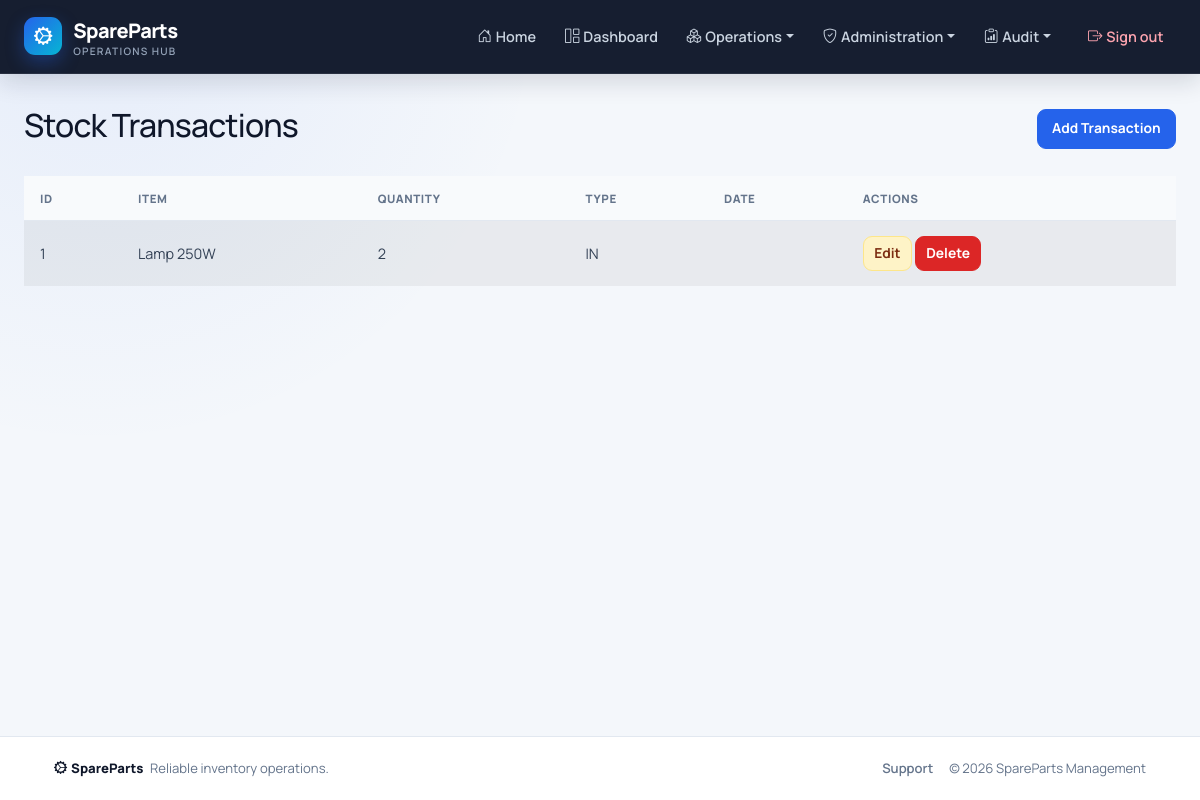
The app's page /inventory/transactions/ (signed in), older data.
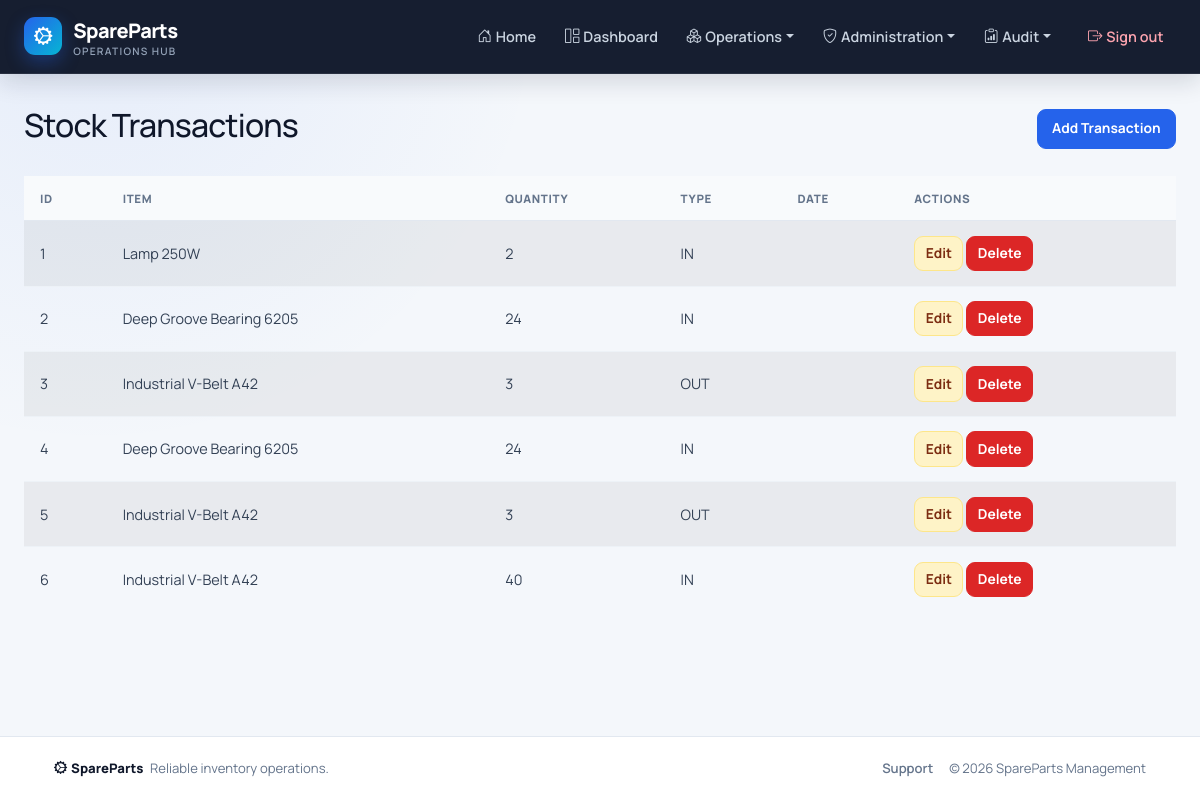
The same page, newer data.
### inventory/models.py (models this page shows, shortened)
class StockTransaction(models.Model):
    inventory_item = models.ForeignKey(InventoryItem, on_delete=models.CASCADE)
    transaction_type = models.CharField(max_length=10, choices=TRANSACTION_TYPE_CHOICES)
    quantity = models.PositiveIntegerField()
    performed_by = models.ForeignKey(CustomUser, on_delete=models.SET_NULL, null=True)
    timestamp = models.DateTimeField(auto_now_add=True)
    destination_location = models.ForeignKey(
        Location, on_delete=models.SET_NULL, null=True, blank=True, related_name='transfer_destination'
    )

class InventoryItem(models.Model):
    part = models.ForeignKey(Part, on_delete=models.CASCADE)
    location = models.ForeignKey(Location, on_delete=models.CASCADE)
    quantity = models.PositiveIntegerField(default=0)
    min_quantity = models.PositiveIntegerField(default=0)  # Reorder threshold
    class Meta:
        unique_together = ('part', 'location')

### parts/models.py (models this page shows, shortened)
class Part(models.Model):
    name = models.CharField(max_length=200)
    part_number = models.CharField(max_length=50, unique=True)
    category = models.ForeignKey(Category, on_delete=models.SET_NULL, null=True)
    brand = models.ForeignKey(Brand, on_delete=models.SET_NULL, null=True)
    description = models.TextField(blank=True, null=True)
    barcode = models.CharField(max_length=100, blank=True, null=True)
    image = models.ImageField(upload_to='parts/', blank=True, null=True)

### inventory/views.py (the view)
# urls.py: path('transactions/', StockTransactionListView.as_view(), name='stocktransaction_list'),
class StockTransactionListView(LoginRequiredMixin, RoleRequiredMixin, ListView):
    model = StockTransaction
    template_name = 'stocktransaction_list.html'
    context_object_name = 'transactions'
    allowed_roles = ['inventory_manager']

### core/models.py (called while the page is built)
    def has_access(self, code):
        if not self.is_authenticated or not self.is_active:
            return False
        if self.is_superuser:
            return True
        return self.get_effective_access_permissions().filter(code=code).exists()

### core/templatetags/rbac.py (called while the page is built)
@register.filter
def has_access(user, code):
    return bool(getattr(user, 'has_access', lambda unused: False)(code))

### parts/mixins.py (called while the page is built)
    def get_permission_required(self):
        if self.permission_required:
            return self.permission_required
        model_name = self.model._meta.model_name
        module = self.permission_modules.get(model_name, model_name)
        action = 'view' if self.__class__.__name__.endswith(('ListView', 'DetailView')) else 'manage'
        return f'{module}.{action}'

### templates/stocktransaction_list.html (shortened to what this page needs)
{% extends 'base.html' %}{% load rbac %}
{% block content %}
<div class="d-flex justify-content-between align-items-center mb-4">
    <h2>Stock Transactions</h2>
    {% if user|has_access:'transactions.manage' %}
        <a href="{% url 'inventory:stocktransaction_add' %}" class="btn btn-primary">Add Transaction</a>
    {% endif %}
</div>
<table class="table table-striped table-hover">
    <thead class="table-dark">
        <tr>
            <th>ID</th>
            <th>Item</th>
            <th>Quantity</th>
            <th>Type</th>
            <th>Date</th>
            {% if user|has_access:'transactions.manage' %}
                <th>Actions</th>
            {% endif %}
        </tr>
    </thead>
    <tbody>
        {% for txn in transactions %}
        <tr>
            <td>{{ txn.id }}</td>
            <td>{{ txn.inventory_item.part.name }}</td>
            <td>{{ txn.quantity }}</td>
            <td>{{ txn.transaction_type }}</td>
            <td>{{ txn.date }}</td>
            {% if user|has_access:'transactions.manage' %}
            <td>
                <a href="{% url 'inventory:stocktransaction_edit' txn.id %}" class="btn btn-sm btn-warning">Edit</a>
                <a href="{% url 'inventory:stocktransaction_delete' txn.id %}" class="btn btn-sm btn-danger">Delete</a>
            </td>
            {% endif %}
        </tr>
        {% empty %}
        <tr>
            <td colspan="6" class="text-center">No transactions found.</td>
        </tr>
        {% endfor %}
    </tbody>
</table>
{% endblock %}

Row changes from the older to the newer data that the page shows:
added StockTransaction: id "2", inventory_item.part.name "Deep Groove Bearing 6205", quantity "24", transaction_type "IN"
added StockTransaction: id "3", inventory_item.part.name "Industrial V-Belt A42", quantity "3", transaction_type "OUT"
added StockTransaction: id "4", inventory_item.part.name "Deep Groove Bearing 6205", quantity "24", transaction_type "IN"
added StockTransaction: id "5", inventory_item.part.name "Industrial V-Belt A42", quantity "3", transaction_type "OUT"
added StockTransaction: id "6", inventory_item.part.name "Industrial V-Belt A42", quantity "40", transaction_type "IN"
